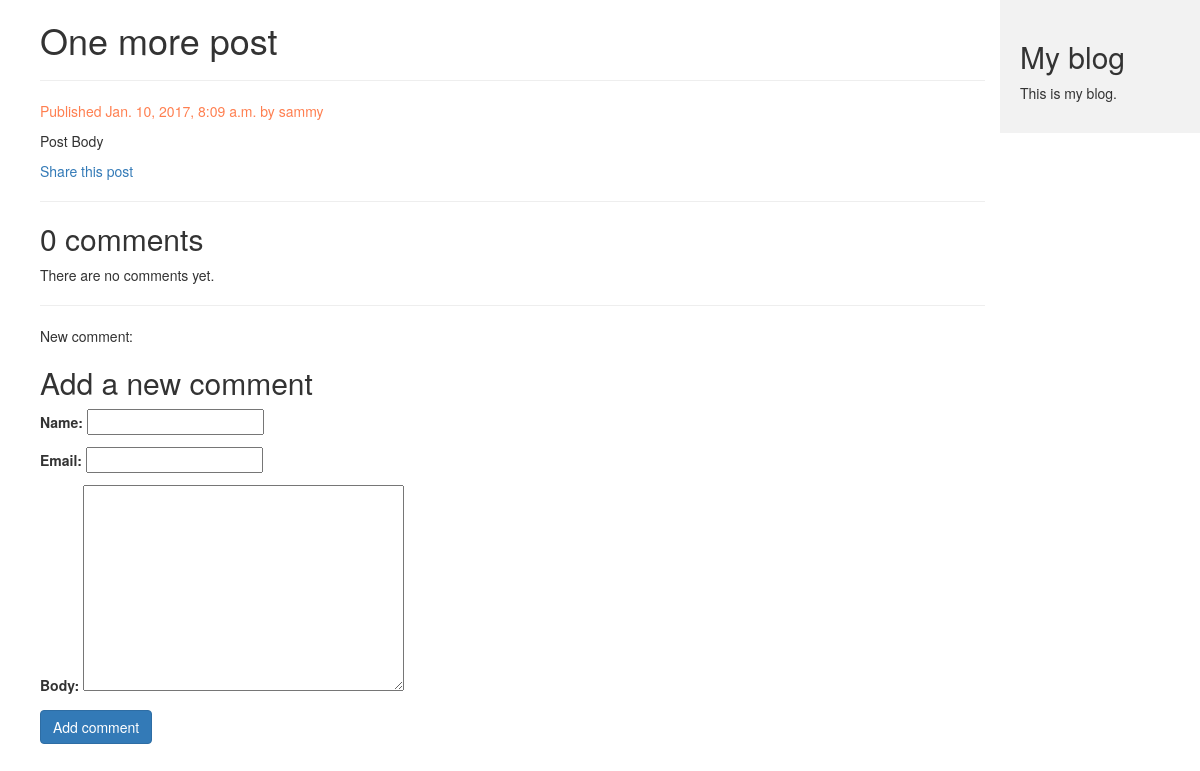
Screenshot of /blog/2017/01/10/one-more-post/ with the database file from the repository.
### blog/models.py (models this page shows, shortened)
class Post(models.Model):
    STATUS_CHOICE = (
        ('draft', 'Draft'),
        ('published', 'Published'),
    )
    title = models.CharField(max_length=250)
    slug = models.SlugField(
        max_length=250,
        unique_for_date='publish')
    author = models.ForeignKey(User, related_name='blog_posts')
    body = models.TextField()
    publish = models.DateTimeField(default=timezone.now)
    created = models.DateTimeField(auto_now_add=True)
    update = models.DateTimeField(auto_now=True)
    status = models.CharField(
        max_length=10,
        choices=STATUS_CHOICE,
        default='draft')
    objects = models.Manager()  # The default manager.
    published = PublishedManager()  # Our custom manager.
    class Meta:
        ordering = ('-publish',)

### blog/views.py (the view)
def post_detail(request, year, month, day, post):
    post = get_object_or_404(Post, slug=post,
                             status='published',
                             publish__year=year,
                             publish__month=month,
                             publish__day=day)
    comments = post.comments.filter(active=True)
    new_comment = None
    if request.method == 'POST':
        comment_form = CommentForm(data=request.POST)
        if comment_form.is_valid():
            new_comment = comment_form.save(commit=False)
            new_comment.post = post
            new_comment.save()
    else:
        comment_form = CommentForm()
    return render(request,
                  'blog/post/detail.html',
                  {'post': post,
                   'comments': comments,
                   'comment_form': comment_form,
                   'new_comment': new_comment})

### blog/forms.py
class CommentForm(forms.ModelForm):
    class Meta:
        model = Comment
        fields = ('name', 'email', 'body')

### blog/templates/blog/post/detail.html (shortened to what this page needs)
{% extends "blog/base.html" %}
{% block content %}
    <h1>{{ post.title }}</h1>
    <hr>
    <p class="date">
        Published {{ post.publish }} by {{ post.author }}
    </p>
    {{ post.body|linebreaks }}
    <p>
        <a href="{% url "blog:post_share"  post.id %}">
            Share this post
        </a>
    </p>
    <hr>
    {% with comments.count as total_comments %}
        <h2>
            {{ total_comments }} comment{{ total_comments|pluralize }}
        </h2>
    {% endwith %}
    {% for comment in comments %}
        <div class="comment">
            <p class="info">
                comment {{ forloop.counter }} by {{ comment.name }}
                {{ comment.created }}
            </p>
            {{ comment.body|linebreaks }}
        </div>
    {% empty %}
        <p>There are no comments yet.</p>
    {% endfor %}
    <hr>
    <p>New comment: {{ comment_form.new_comment }}</p>
    {% if new_comment %}
        <h2>Your comment has been posted </h2>
    {% else %}
        <h2>Add a new comment</h2>
        <form action="." method="post">
            {{ comment_form.as_p }}
            <p><input class="btn btn-primary" type="submit" value="Add comment"></p>
        </form>
    {% endif %}
{% endblock %}

### blog/static/css/blog.css (style rules this page uses)
.date { color: coral; }

### rows the page displays
Post: title "One more post", publish "Jan. 10, 2017, 8:09 a.m.", author "sammy", body "Post Body"

### other values shown
{{ total_comments }} "0"
